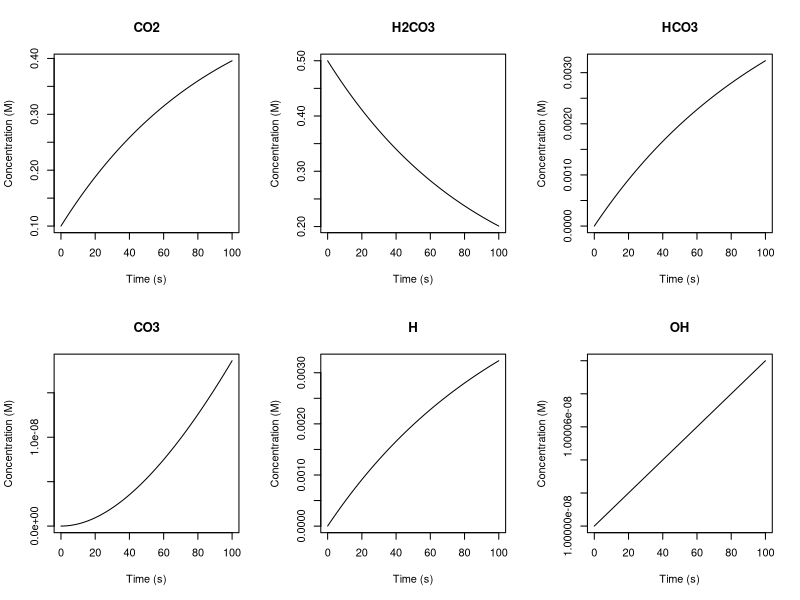

Write R code to recreate this figure.
# Load the deSolve package
library(deSolve)

# Define the function for the system of differential equations
carbonate_eqs <- function(t, y, parms) {
  
  # Unpack the state variables
  CO2 <- y[1]
  H2CO3 <- y[2]
  HCO3 <- y[3]
  CO3 <- y[4]
  H <- y[5]
  OH <- y[6]
  
  # Unpack the rate constants
  k1f <- parms[1]
  k1b <- parms[2]
  k11f <- parms[3]
  k11b <- parms[4]
  k12f <- parms[5]
  k12b <- parms[6]
  kwf <- parms[7]
  kwb <- parms[8]
  
  # Calculate the reaction rates
  r1f <- k1f * CO2
  r1b <- k1b * H2CO3
  r11f <- k11f * H2CO3
  r11b <- k11b * H * HCO3
  r12f <- k12f * HCO3 - k12b * H * CO3
  r12b <- k12b * H * CO3
  rwf <- kwf
  rwb <- kwb * H * OH
  
  # Calculate the derivatives
  dCO2 <- -r1f + r1b
  dH2CO3 <- r1f + r11b - r1b - r11f
  dHCO3 <- r11f + r12b - r11b - r12f
  dCO3 <- r12f - r12b
  dH <- rwf - rwb - r11b + r11f
  dOH <- rwf - rwb
  
  # Return the derivatives as a list
  list(c(dCO2, dH2CO3, dHCO3, dCO3, dH, dOH))
}

# Set the initial state variables and rate constants
y0 <- c(CO2 = 0.1, H2CO3 = 0.5, HCO3 = 0.0, CO3 = 0.00, H = 1e-6, OH = 1e-8)
parms <- c(k1f = 1e-3, k1b = 1e-2, k11f = 1e-4, k11b = 1e-5, k12f = 1e-7, k12b = 1e-8, kwf = 1e-14, kwb = 1e-14)

# Set the time interval to simulate
t <- seq(0, 100, by = 0.1)

# Solve the system of differential equations using the ode solver in deSolve
out <- ode(y = y0, times = t, func = carbonate_eqs, parms = parms)

# Plot the results
plot(out, xlab = "Time (s)", ylab = "Concentration (M)")
